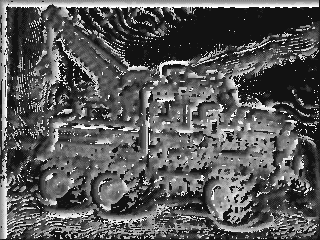
%> input picture GUI/depth_map/stanford_depthmap.png, 320 x 240 px
$ octave gen.m   (GNU Octave 9; MATLAB toolbox functions it lacks are replaced by stand-ins)
%> lines starting %> are read from the running program, lines starting %| are printed output that depends on the picture
depthMap = imread('stanford_depthmap.png');
%> depthMap is the input picture: size 240x320 uint8; min 18, max 255, mean 88.2
depthMap = uint8(depthMap);
K = unique(depthMap);
%> K = [18; 36; 55; 73; 91; 109; 128; 146; 164; 182; 200; 219; 237; 255]

%255, 237, 219 -> 0th image
effImg = 0*((depthMap == K(14)) + (depthMap == K(13)) + (depthMap == K(12)) + + (depthMap == K(11)));
%> effImg: size 240x320 double; every value is 0

%200 -> 1st image
effImg = effImg + 1*((depthMap == K(9)) + (depthMap == K(10)));
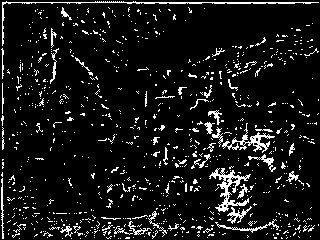
%> effImg: size 240x320 double; values 0 (black) and 1 (white), 8.6% white in thin lines or dots

%182 -> 2nd image
effImg = effImg + 2*((depthMap == K(8)));
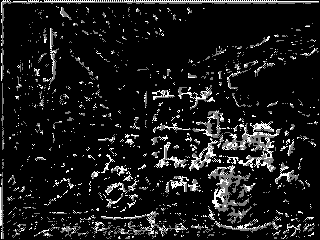
%> effImg: size 240x320 double; min 0, max 2, mean 0.206; drawn with min black and max white

%164 -> 3rd image
effImg = effImg + 3*((depthMap == K(7)));
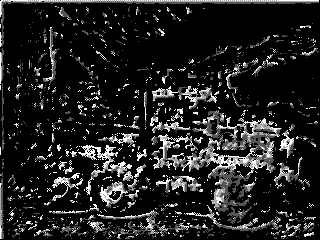
%> effImg: size 240x320 double; min 0, max 3, mean 0.385; drawn with min black and max white

%146 -> 4th image
effImg = effImg + 4*((depthMap == K(6)));
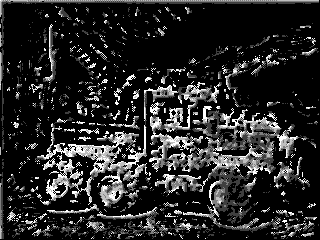
%> effImg: size 240x320 double; min 0, max 4, mean 0.62; drawn with min black and max white

%128 -> 5th image
effImg = effImg + 5*((depthMap == K(5)));
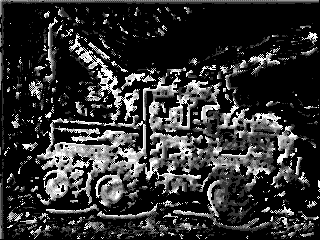
%> effImg: size 240x320 double; min 0, max 5, mean 0.968; drawn with min black and max white

%109 -> 6th image
effImg = effImg + 6*((depthMap == K(3)) + (depthMap == K(4)));
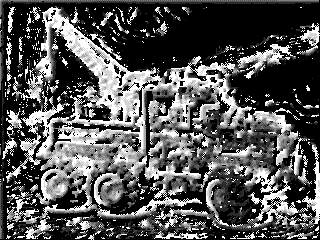
%> effImg: size 240x320 double; min 0, max 6, mean 1.99; drawn with min black and max white

%91 -> 7th image
effImg = effImg + 7*((depthMap == K(1)) + (depthMap == K(2)));
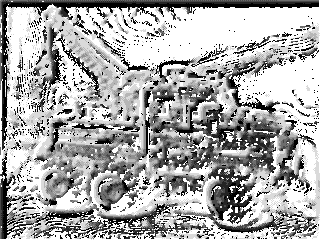
%> effImg: size 240x320 double; min 0, max 7, mean 4.7; drawn with min black and max white

imwrite(uint8(effImg),'effDepthMap.png');
